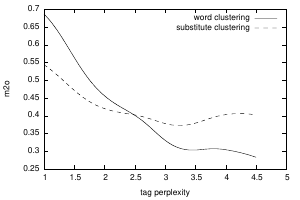

The gnuplot source for this figure:
#!/usr/bin/env gnuplot
set terminal pdf mono dashed size 3,2 
set style data lines
set xlabel "tag perplexity"
set ylabel "m2o"
set output "ksmooth.pdf"
plot "ksmooth.out" using 1:2 title "word clustering", "ksmooth.out" using 1:3 title "substitute clustering"
